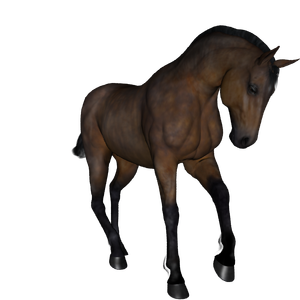
#> input picture PA_3/human_horse_dataset/test/horses/horse1-000.png, 300 x 300 px, found by its file name
$ jupyter execute --allow-errors MLIP_PA3-final.ipynb   (older library calls are emulated)
#> lines starting #> are read from the running program, lines starting #| are printed output that depends on the picture
### PA_3/dataset.py
import numpy as np
import cv2
import os
def preprocess(image):
    # crop the original image (300,300,3) to (256,256,3)
    return image[22:278,22:278]

def load_dataset(dataset_dir):
#> called with dataset_dir = './human_horse_dataset/train'
    classes = ['horses', 'humans']
    dataset = []

    for i, c in enumerate(classes):
        path = os.path.join(dataset_dir, c)
        path_files = os.listdir(path)
        for pf in path_files:
            image = cv2.imread(os.path.join(path,pf))
#> image is the input picture: shape (300, 300, 3); mean B, G, R 192.3, 194.4, 197.9
            image = preprocess(image)
#> in preprocess, `return image[22:278,22:278]`:
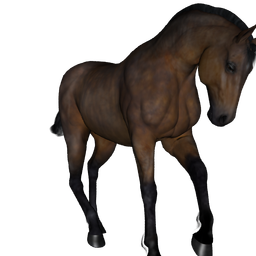
#> returned value: shape (256, 256, 3); mean of channels 0, 1, 2 170.9, 173.7, 178.5; drawn as B, G, R
            dataset.append((image,i))
#> pass 2 of the loop in load_dataset, `for i, c in enumerate(classes):`:
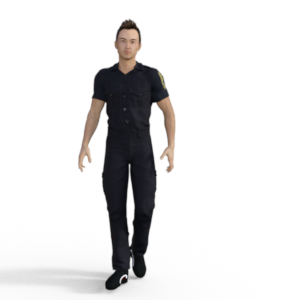
#> input picture PA_3/human_horse_dataset/test/humans/valhuman01-00.png, 300 x 300 px, found by its file name
#> in load_dataset, image is the input picture: shape (300, 300, 3); mean B, G, R 225.9, 225.8, 226.5
#> in preprocess (call 2), `return image[22:278,22:278]`:
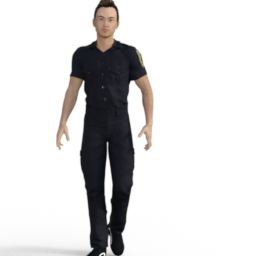
#> returned value: shape (256, 256, 3); mean of channels 0, 1, 2 217, 216.8, 217.8; drawn as B, G, R
    dataset = np.array(dataset)
    np.random.shuffle(dataset)
    data, labels = dataset[:,0], dataset[:,1]
    # data = data.reshape(-1,1)
    labels = labels.reshape(-1,1)
    return data, labels

# [3 lines that do not run on import are left out]

### PA_3/MLIP_PA3-final.ipynb
# EE5024 PA3: Dimensionality reduction of HoG features for Bayesian classification

* To develop Histogram of Oriented Gradients (HOG) descriptor based Human and non-human classification.
* Do dimensionality reduction to the HOG features using :
    * Principal Component Analysis (PCA)
    * Fischer Linear Discriminant (FLD)
* Finally classify the images as human and non-human from the reduced dimensional data using bayesian classification.

## Algorithm Overview
1. Dataset consists of human and horse classes.
2. Reshape the images in the datset uploaded to $256\times256$ and divide the images into $16\times16$ blocks.
3. Get the 9 bin HOG Descriptor (consider magnitude while binning) for all the blocks such that final HOG feature vector dimension will be $2304\times1$.
4. Visualize HoG and report one result per class using inbuilt function
5. Applying PCA:
    * Select top k eigen values such that $95\%$ energy is retained.
    * Note down the reduced dimension of HOG feature vector dimension.
6. Applying FLD:
    * Apply FLD to the HOG feature vector such that it’s reduced to one dimension.
    * Plot the magnitude of data points with different colors for both classes.
7. Apply bayesian classification seperately for data points from PCA and FLD.
8. Plot confusion matrix for the above and calculate the accuracy.

### Load the Human-Horse dataset
The data is loaded using `dataset.py` module, which reads the data images using *OpenCV* and resizes them to $256\times256$.

[cell 1]
import numpy as np
import matplotlib.pyplot as plt
from matplotlib import image
import cv2
import os
from dataset import load_dataset, preprocess
from numpy.linalg import norm
from bayes import bayesian_classifier

# load the datasets
#> (the rest of this cell did not finish here and is left out)

### Applying HoG
Here the 9 bin HOG Descriptor is applied to the images having $16\times16$ blocks each. This results in final feature vector dimension of $2304\times1$ (i.e. $16\times16\times9$).

[cell 2]
# apply hog
def hog(img):
    gx = cv2.Sobel(img, cv2.CV_32F, 1, 0)
    gy = cv2.Sobel(img, cv2.CV_32F, 0, 1)
    mag, ang = cv2.cartToPolar(gx, gy)
    bin_n = 9 # Number of bins
    bin = np.int32(bin_n*ang/(2*np.pi))

    bin_cells = []
    mag_cells = []

    cellx = celly = 16

    for i in range(0,int(img.shape[0]/celly)):
        for j in range(0,int(img.shape[1]/cellx)):
            bin_cells.append(bin[i*celly : i*celly+celly, j*cellx : j*cellx+cellx])
            mag_cells.append(mag[i*celly : i*celly+celly, j*cellx : j*cellx+cellx])

    hists = [np.bincount(b.ravel(), m.ravel(), bin_n) for b, m in zip(bin_cells, mag_cells)]
    hist = np.hstack(hists)
    hist /= norm(hist)

    return hist

hog_train = []
#> (the rest of this cell did not finish here and is left out)

Visualize HoG

[cell 3]
from skimage import feature

class_horse_img=preprocess(cv2.imread("human_horse_dataset/test/horses/horse1-000.png"))
#> (the rest of this cell did not finish here and is left out)

### Applying PCA for dimensionality reduction

[cell 4]
# apply pca
from models import pca
#> (the rest of this cell did not finish here and is left out)

Bayesian classification and confusion matrix

[cell 5]
# apply bayesian_classifier
from sklearn.naive_bayes import GaussianNB
model = GaussianNB()
#> (the rest of this cell did not finish here and is left out)

### Applying Fischer Linear Discriminant for Dimensionality reduction

#> (a cell that did not finish here is left out)

[cell 7]
reduced_dim = 2
#> (the rest of this cell did not finish here and is left out)

Bayesian classification and confusion matrix

#> (a cell that did not finish here is left out)

Plot the magnitude of data points with different colors for both classes

[cell 9]
class0_ = []
class1_ = []
#> (the rest of this cell did not finish here and is left out)

***
&copy; Aakash [nimrobotics.github.io](https://nimrobotics.github.io/)
